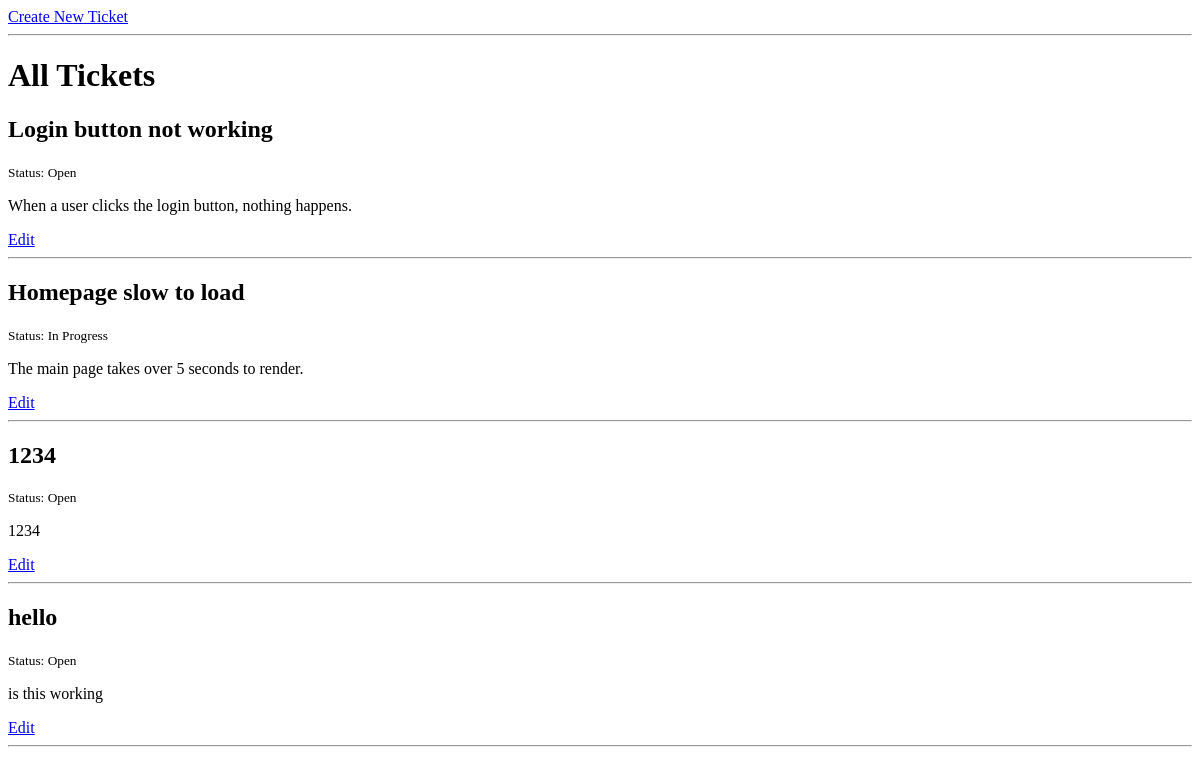
Before: / with the older database file.
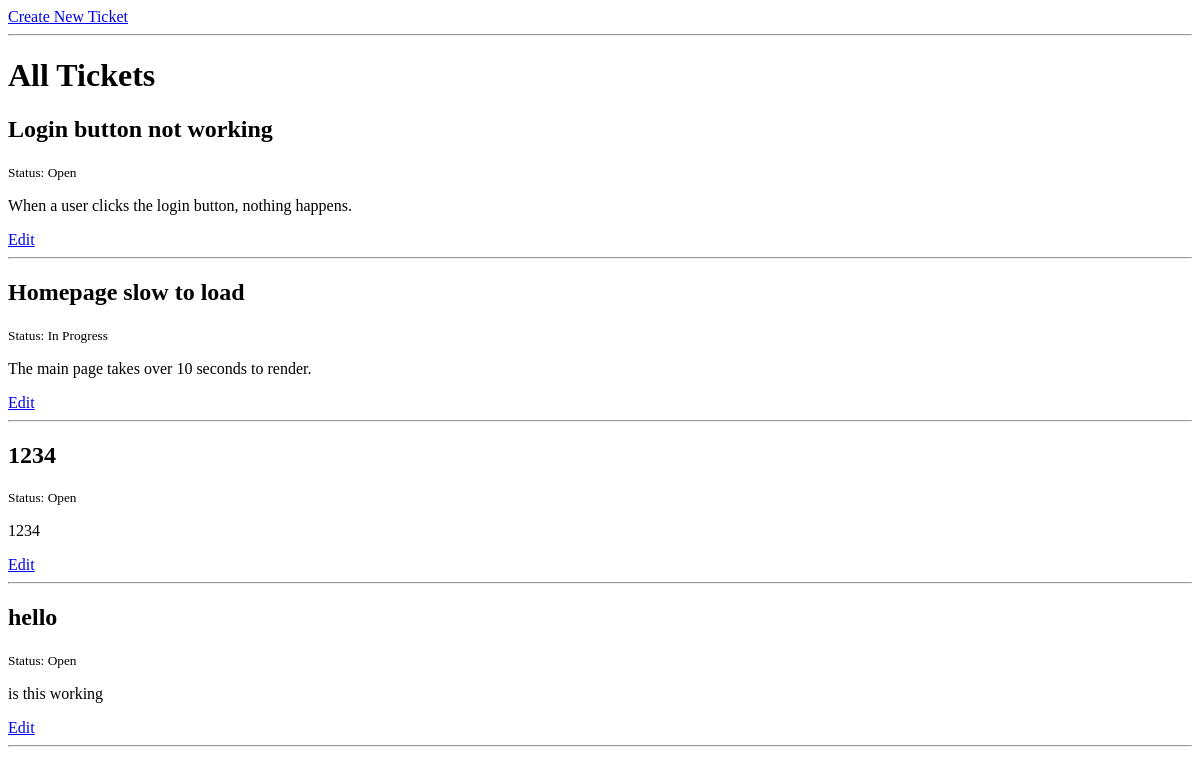
After: the same page with the newer database file.
### tables this page shows
CREATE TABLE tickets (
    id INTEGER PRIMARY KEY AUTOINCREMENT,
    created TIMESTAMP NOT NULL DEFAULT CURRENT_TIMESTAMP,
    title TEXT NOT NULL,
    description TEXT NOT NULL,
    status TEXT NOT NULL
);

### app.py (the view)
@app.route('/')
def index():
    conn = get_db_connection()
    tickets = conn.execute('SELECT * FROM tickets').fetchall()
    conn.close()
    return render_template('index.html', tickets=tickets)

### app.py (called while the page is built)
def get_db_connection():
    conn = sqlite3.connect('database.db')
    conn.row_factory = sqlite3.Row
    return conn

### templates/index.html (shortened to what this page needs)
<!DOCTYPE html>
<html lang="en">
    <head>
    </head>
    <body>
        <a href="{{ url_for('create')  }}">Create New Ticket</a>
        <hr>
        <h1>All Tickets</h1>
        {% for ticket in tickets %}
        <div>
            <h2>{{ ticket.title }}</h2>
            <p><small>Status: {{ ticket.status }}</small></p>
            <p>{{ ticket.description }}</p>
            <a href="{{  url_for('edit', id=ticket.id) }}">Edit</a>
        </div>
        <hr>
        {% endfor %}
    </body>
</html>

Changed rows visible on the page:
changed tickets "Homepage slow to load": description "The main page takes over 5 seconds to render." → "The main page takes over 10 seconds to render."
